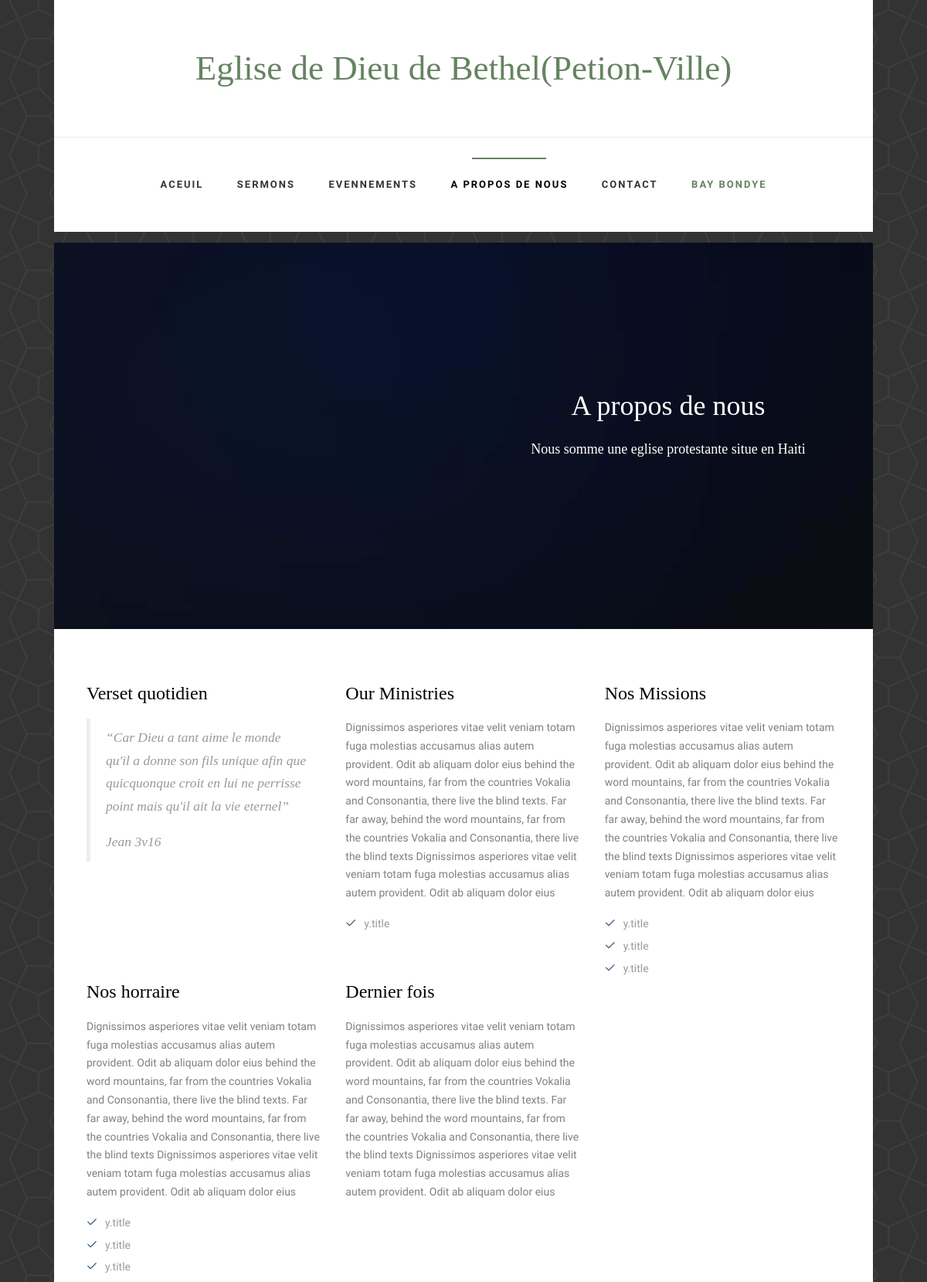
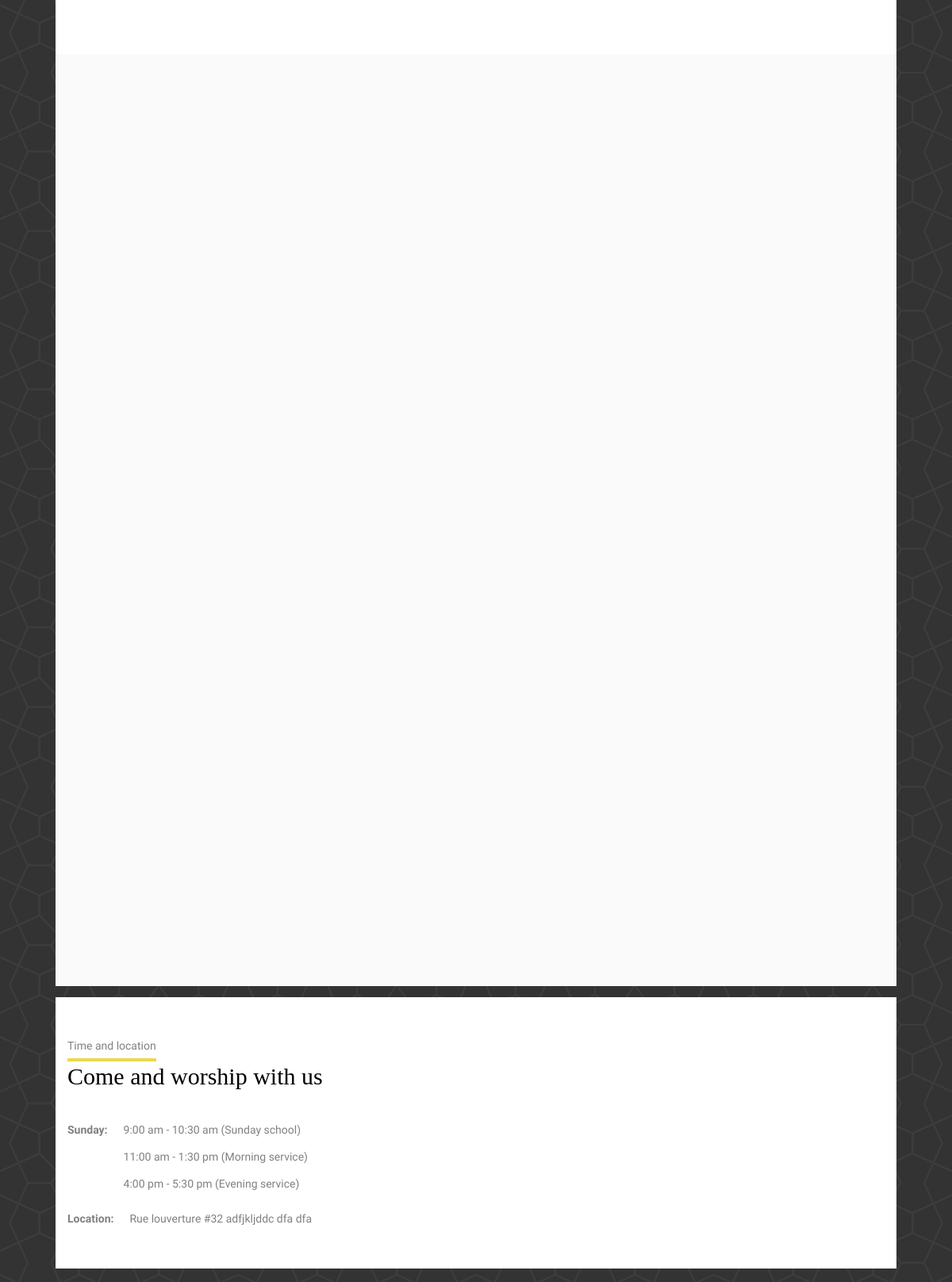
/home/about (upper part), run on the app's committed database (2 pictures, top to bottom).
### home/models.py (models this page shows, shortened)
class about_page(models.Model):
    title=models.CharField(max_length=30, default='standard')
    hero_img= models.FileField(upload_to='media/images/%y')
    title_hero=models.CharField(max_length=30, default='A propos de nous')
    subtile_hero= models.TextField(default="Nous somme une eglise protestante situe en Haiti")
    show=models.BooleanField(default=True)

class verset(models.Model):
    ref=models.CharField(max_length=15,unique=True)
    verset= models.TextField()

class wrapper_about_page(models.Model):
    wrapper_about_page=models.ManyToManyField(li_subtitle_about,blank=True)
    title=models.CharField(max_length=100)
    paragraph=models.TextField(null=True)

class li_subtitle_about(models.Model):
    title=models.CharField(max_length=50)
    show=models.BooleanField(default=True, null=True)

### home/views.py (the view)
# urls.py: path('home/about', views.about, name='about'),
def about(request):
    secteur_main=models.secteur_main.objects.get(show=True)
    secteur=models.secteur.objects.all
    verset_main_page=models.verset_main_page.objects.get(show=True)
    about=models.about_page.objects.get(show=True)
    wrapper=models.wrapper_about_page.objects.all
    context={'about':about,'secteur_main':secteur_main,
    'secteur':secteur,
    'wrapper':wrapper,'verset':verset_main_page.v1}
    return render(request,'home/about.html',context)

### home/templates/home/about.html (shortened to what this page needs)
{% extends 'home/base.html' %}
{% load static %}
{% block about_active %}class='active'{% endblock %}
{% block body %}
	<div class="container-wrap">
		<aside id="fh5co-hero">
			<div class="flexslider">
				<ul class="slides">
			   	<li style="background-image: url({{about.hero_img.url}});">
			   		<div class="overlay"></div>
			   		<div class="container-fluid">
			   			<div class="row">
				   			<div class="col-md-6 col-md-offset-3 text-center slider-text">
				   				<div class="slider-text-inner">
				   					<h1>{{about.title_hero}}</h1>
										<h2>{{about.subtile_hero}}</a></h2>
				   				</div>
				   			</div>
				   		</div>
			   		</div>
			   	</li>
			  	</ul>
		  	</div>
		</aside>
		<div id="fh5co-about">
			<div class="row">
				<div class="col-md-4">
					<h3>Verset quotidien</h3>
					<blockquote class="dailyVerse">
						<p>&ldquo;{{verset.verset}}&rdquo;</p>
						<span>{{verset.ref}}</span>
					</blockquote>
				</div>
				{% for x in wrapper %}
				<div class="col-md-4">
					<h3>{{x.title}}</h3>
					<p>{{x.paragraph}}</p>
					<ul class="ministries-list">
					{% for y in x.wrapper_about_page.all %}
					<li><i class="icon-check"></i>y.title</li>
					{% endfor %}
				</ul>
					</div>
				{% endfor %}
			</div>
		</div>
		<div id="fh5co-news" class="fh5co-light-grey">
			<div class="row">
			</div>
		</div>
	</div>
{% endblock %}

### home/static/home/css/style.css (style rules this page uses)
body { font-family: "Source Sans Pro", sans-serif; font-weight: normal; font-size: 14px; line-height: 1.7; color: gray; background: url(../images/body-bg.png) repeat fixed; }
p { margin-bottom: 20px; }
h1, h2, h3, h4, h5, h6, figure { color: #000; font-family: "Libre Baskerville", serif; font-weight: 400; margin: 0 0 20px 0; font-weight: normal; }
.container-wrap { max-width: 1060px; margin: 0 auto; margin-bottom: 1em; background: #fff; }
#fh5co-hero { height: 500px; background: #fff url(../images/loader.gif) no-repeat center center; width: 100%; float: left; }
#fh5co-hero .flexslider { border: none; z-index: 1; margin-bottom: 0; }
#fh5co-hero .flexslider .slides { position: relative; overflow: hidden; }
#fh5co-hero .flexslider .slides .overlay { position: absolute; top: 0; bottom: 0; left: 0; right: 0; content: ''; background: rgba(0, 0, 0, 0.3); }
#fh5co-hero .flexslider .slides li { background-repeat: no-repeat; background-size: cover; background-position: bottom center; height: 500px; position: relative; }
#fh5co-hero .flexslider .slider-text { display: table; opacity: 0; height: 500px; z-index: 9; width: 100%; }
#fh5co-hero .flexslider .slider-text > .slider-text-inner { display: table-cell; vertical-align: middle; padding: 2em; }
#fh5co-hero .flexslider .slider-text > .slider-text-inner h1, #fh5co-hero .flexslider .slider-text > .slider-text-inner h2 { margin: 0; padding: 0; color: white; font-family: "Libre Baskerville", serif; }
#fh5co-hero .flexslider .slider-text > .slider-text-inner h1 { margin-bottom: 20px; font-size: 36px; line-height: 1.3; font-weight: 300; }
#fh5co-hero .flexslider .slider-text > .slider-text-inner h2 { font-size: 18px; line-height: 1.5; margin-bottom: 30px; }
.fh5co-light-grey { background: #fafafa; }
#fh5co-about, #fh5co-services, #fh5co-contact, #fh5co-sermon, #fh5co-bible-verse, #fh5co-news, #fh5co-events, #fh5co-counter, #fh5co-footer { padding: 5em 3em; clear: both; }
.dailyVerse { font-family: "Libre Baskerville", serif; font-style: italic; color: rgba(0, 0, 0, 0.4); }
.ministries-list { margin: 0; padding: 0; }
.ministries-list li { list-style: none; margin-bottom: 5px; color: rgba(0, 0, 0, 0.4); }
.ministries-list li i { padding-right: 10px; }

### data on the page
about_page: hero_img (picture), title_hero "A propos de nous", subtile_hero "Nous somme une eglise protestante situe en Haiti"
verset: verset "Car Dieu a tant aime le monde qu'il a donne son fils unique afin que quicquonque croit en lui ne perrisse point mais qu'il ait la vie eternel", ref "Jean 3v16"
wrapper_about_page: title "Our Ministries", paragraph "Dignissimos asperiores vitae velit veniam totam fuga molestias accusamus alias autem provident. Odit ab aliquam dolor eius behind the word mountains, far from the countries Vokalia and Consonantia, there live the blind texts. Far far away, behind the word mountains, far from the countries Vokalia and Consonantia, there live the blind texts Dignissimos asperiores vitae velit veniam totam fuga molestias accusamus alias autem provident. Odit ab aliquam dolor eius"
wrapper_about_page: title "Nos Missions", paragraph "Dignissimos asperiores vitae velit veniam totam fuga molestias accusamus alias autem provident. Odit ab aliquam dolor eius behind the word mountains, far from the countries Vokalia and Consonantia, there live the blind texts. Far far away, behind the word mountains, far from the countries Vokalia and Consonantia, there live the blind texts Dignissimos asperiores vitae velit veniam totam fuga molestias accusamus alias autem provident. Odit ab aliquam dolor eius"
wrapper_about_page: title "Nos horraire", paragraph "Dignissimos asperiores vitae velit veniam totam fuga molestias accusamus alias autem provident. Odit ab aliquam dolor eius behind the word mountains, far from the countries Vokalia and Consonantia, there live the blind texts. Far far away, behind the word mountains, far from the countries Vokalia and Consonantia, there live the blind texts Dignissimos asperiores vitae velit veniam totam fuga molestias accusamus alias autem provident. Odit ab aliquam dolor eius"
wrapper_about_page: title "Dernier fois", paragraph "Dignissimos asperiores vitae velit veniam totam fuga molestias accusamus alias autem provident. Odit ab aliquam dolor eius behind the word mountains, far from the countries Vokalia and Consonantia, there live the blind texts. Far far away, behind the word mountains, far from the countries Vokalia and Consonantia, there live the blind texts Dignissimos asperiores vitae velit veniam totam fuga molestias accusamus alias autem provident. Odit ab aliquam dolor eius"
